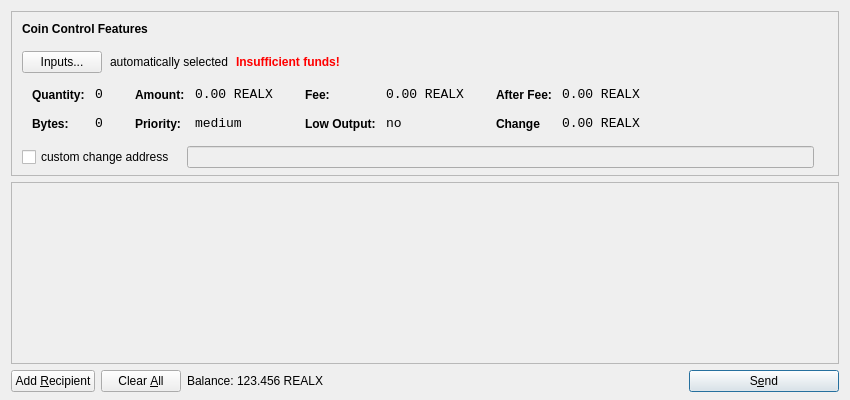
<?xml version="1.0" encoding="UTF-8"?>
<ui version="4.0">
 <class>SendCoinsDialog</class>
 <widget class="QDialog" name="SendCoinsDialog">
  <property name="geometry">
   <rect>
    <x>0</x>
    <y>0</y>
    <width>850</width>
    <height>400</height>
   </rect>
  </property>
  <property name="windowTitle">
   <string>Send Coins</string>
  </property>
  <layout class="QVBoxLayout" name="verticalLayout" stretch="0,1,0">
   <property name="bottomMargin">
    <number>8</number>
   </property>
   <item>
    <widget class="QFrame" name="frameCoinControl">
     <property name="sizePolicy">
      <sizepolicy hsizetype="Expanding" vsizetype="Expanding">
       <horstretch>0</horstretch>
       <verstretch>0</verstretch>
      </sizepolicy>
     </property>
     <property name="maximumSize">
      <size>
       <width>16777215</width>
       <height>16777215</height>
      </size>
     </property>
     <property name="frameShape">
      <enum>QFrame::StyledPanel</enum>
     </property>
     <property name="frameShadow">
      <enum>QFrame::Sunken</enum>
     </property>
     <layout class="QVBoxLayout" name="verticalLayoutCoinControl2">
      <property name="spacing">
       <number>-1</number>
      </property>
      <property name="leftMargin">
       <number>0</number>
      </property>
      <property name="topMargin">
       <number>0</number>
      </property>
      <property name="rightMargin">
       <number>0</number>
      </property>
      <property name="bottomMargin">
       <number>6</number>
      </property>
      <item>
       <layout class="QVBoxLayout" name="verticalLayoutCoinControl" stretch="0,0,0,0,1">
        <property name="spacing">
         <number>0</number>
        </property>
        <property name="leftMargin">
         <number>10</number>
        </property>
        <property name="topMargin">
         <number>10</number>
        </property>
        <item>
         <layout class="QHBoxLayout" name="horizontalLayoutCoinControl1">
          <property name="bottomMargin">
           <number>15</number>
          </property>
          <item>
           <widget class="QLabel" name="labelCoinControlFeatures">
            <property name="sizePolicy">
             <sizepolicy hsizetype="Preferred" vsizetype="Maximum">
              <horstretch>0</horstretch>
              <verstretch>0</verstretch>
             </sizepolicy>
            </property>
            <property name="font">
             <font>
              <weight>75</weight>
              <bold>true</bold>
             </font>
            </property>
            <property name="styleSheet">
             <string notr="true">font-weight:bold;</string>
            </property>
            <property name="text">
             <string>Coin Control Features</string>
            </property>
           </widget>
          </item>
         </layout>
        </item>
        <item>
         <layout class="QHBoxLayout" name="horizontalLayoutCoinControl2" stretch="0,0,0,0">
          <property name="spacing">
           <number>8</number>
          </property>
          <property name="bottomMargin">
           <number>10</number>
          </property>
          <item>
           <widget class="QPushButton" name="pushButtonCoinControl">
            <property name="styleSheet">
             <string notr="true"/>
            </property>
            <property name="text">
             <string>Inputs...</string>
            </property>
           </widget>
          </item>
          <item>
           <widget class="QLabel" name="labelCoinControlAutomaticallySelected">
            <property name="text">
             <string>automatically selected</string>
            </property>
            <property name="margin">
             <number>5</number>
            </property>
           </widget>
          </item>
          <item>
           <widget class="QLabel" name="labelCoinControlInsuffFunds">
            <property name="font">
             <font>
              <weight>75</weight>
              <bold>true</bold>
             </font>
            </property>
            <property name="styleSheet">
             <string notr="true">color:red;font-weight:bold;</string>
            </property>
            <property name="text">
             <string>Insufficient funds!</string>
            </property>
            <property name="margin">
             <number>5</number>
            </property>
           </widget>
          </item>
          <item>
           <spacer name="horizontalSpacerCoinControl">
            <property name="orientation">
             <enum>Qt::Horizontal</enum>
            </property>
            <property name="sizeHint" stdset="0">
             <size>
              <width>40</width>
              <height>1</height>
             </size>
            </property>
           </spacer>
          </item>
         </layout>
        </item>
        <item>
         <widget class="QWidget" name="widgetCoinControl" native="true">
          <property name="sizePolicy">
           <sizepolicy hsizetype="Preferred" vsizetype="Preferred">
            <horstretch>0</horstretch>
            <verstretch>0</verstretch>
           </sizepolicy>
          </property>
          <property name="minimumSize">
           <size>
            <width>0</width>
            <height>0</height>
           </size>
          </property>
          <property name="styleSheet">
           <string notr="true"/>
          </property>
          <layout class="QHBoxLayout" name="horizontalLayoutCoinControl5">
           <property name="margin">
            <number>0</number>
           </property>
           <item>
            <layout class="QHBoxLayout" name="horizontalLayoutCoinControl3" stretch="0,0,0,1">
             <property name="spacing">
              <number>20</number>
             </property>
             <property name="topMargin">
              <number>0</number>
             </property>
             <property name="bottomMargin">
              <number>10</number>
             </property>
             <item>
              <layout class="QFormLayout" name="formLayoutCoinControl1">
               <property name="horizontalSpacing">
                <number>10</number>
               </property>
               <property name="verticalSpacing">
                <number>14</number>
               </property>
               <property name="leftMargin">
                <number>10</number>
               </property>
               <property name="topMargin">
                <number>4</number>
               </property>
               <property name="rightMargin">
                <number>6</number>
               </property>
               <item row="0" column="0">
                <widget class="QLabel" name="labelCoinControlQuantityText">
                 <property name="styleSheet">
                  <string notr="true">font-weight:bold;</string>
                 </property>
                 <property name="text">
                  <string>Quantity:</string>
                 </property>
                 <property name="margin">
                  <number>0</number>
                 </property>
                </widget>
               </item>
               <item row="0" column="1">
                <widget class="QLabel" name="labelCoinControlQuantity">
                 <property name="font">
                  <font>
                   <family>Monospace</family>
                   <pointsize>10</pointsize>
                  </font>
                 </property>
                 <property name="cursor">
                  <cursorShape>IBeamCursor</cursorShape>
                 </property>
                 <property name="contextMenuPolicy">
                  <enum>Qt::ActionsContextMenu</enum>
                 </property>
                 <property name="text">
                  <string>0</string>
                 </property>
                 <property name="margin">
                  <number>0</number>
                 </property>
                 <property name="textInteractionFlags">
                  <set>Qt::LinksAccessibleByMouse|Qt::TextSelectableByKeyboard|Qt::TextSelectableByMouse</set>
                 </property>
                </widget>
               </item>
               <item row="1" column="0">
                <widget class="QLabel" name="labelCoinControlBytesText">
                 <property name="styleSheet">
                  <string notr="true">font-weight:bold;</string>
                 </property>
                 <property name="text">
                  <string>Bytes:</string>
                 </property>
                </widget>
               </item>
               <item row="1" column="1">
                <widget class="QLabel" name="labelCoinControlBytes">
                 <property name="font">
                  <font>
                   <family>Monospace</family>
                   <pointsize>10</pointsize>
                  </font>
                 </property>
                 <property name="cursor">
                  <cursorShape>IBeamCursor</cursorShape>
                 </property>
                 <property name="contextMenuPolicy">
                  <enum>Qt::ActionsContextMenu</enum>
                 </property>
                 <property name="text">
                  <string>0</string>
                 </property>
                 <property name="textInteractionFlags">
                  <set>Qt::LinksAccessibleByMouse|Qt::TextSelectableByKeyboard|Qt::TextSelectableByMouse</set>
                 </property>
                </widget>
               </item>
              </layout>
             </item>
             <item>
              <layout class="QFormLayout" name="formLayoutCoinControl2">
               <property name="horizontalSpacing">
                <number>10</number>
               </property>
               <property name="verticalSpacing">
                <number>14</number>
               </property>
               <property name="leftMargin">
                <number>6</number>
               </property>
               <property name="topMargin">
                <number>4</number>
               </property>
               <property name="rightMargin">
                <number>6</number>
               </property>
               <item row="0" column="0">
                <widget class="QLabel" name="labelCoinControlAmountText">
                 <property name="styleSheet">
                  <string notr="true">font-weight:bold;</string>
                 </property>
                 <property name="text">
                  <string>Amount:</string>
                 </property>
                 <property name="margin">
                  <number>0</number>
                 </property>
                </widget>
               </item>
               <item row="0" column="1">
                <widget class="QLabel" name="labelCoinControlAmount">
                 <property name="font">
                  <font>
                   <family>Monospace</family>
                   <pointsize>10</pointsize>
                  </font>
                 </property>
                 <property name="cursor">
                  <cursorShape>IBeamCursor</cursorShape>
                 </property>
                 <property name="contextMenuPolicy">
                  <enum>Qt::ActionsContextMenu</enum>
                 </property>
                 <property name="text">
                  <string>0.00 REALX</string>
                 </property>
                 <property name="textInteractionFlags">
                  <set>Qt::LinksAccessibleByMouse|Qt::TextSelectableByKeyboard|Qt::TextSelectableByMouse</set>
                 </property>
                </widget>
               </item>
               <item row="1" column="0">
                <widget class="QLabel" name="labelCoinControlPriorityText">
                 <property name="styleSheet">
                  <string notr="true">font-weight:bold;</string>
                 </property>
                 <property name="text">
                  <string>Priority:</string>
                 </property>
                </widget>
               </item>
               <item row="1" column="1">
                <widget class="QLabel" name="labelCoinControlPriority">
                 <property name="font">
                  <font>
                   <family>Monospace</family>
                   <pointsize>10</pointsize>
                  </font>
                 </property>
                 <property name="cursor">
                  <cursorShape>IBeamCursor</cursorShape>
                 </property>
                 <property name="contextMenuPolicy">
                  <enum>Qt::ActionsContextMenu</enum>
                 </property>
                 <property name="text">
                  <string>medium</string>
                 </property>
                 <property name="textInteractionFlags">
                  <set>Qt::LinksAccessibleByMouse|Qt::TextSelectableByKeyboard|Qt::TextSelectableByMouse</set>
                 </property>
                </widget>
               </item>
              </layout>
             </item>
             <item>
              <layout class="QFormLayout" name="formLayoutCoinControl3">
               <property name="horizontalSpacing">
                <number>10</number>
               </property>
               <property name="verticalSpacing">
                <number>14</number>
               </property>
               <property name="leftMargin">
                <number>6</number>
               </property>
               <property name="topMargin">
                <number>4</number>
               </property>
               <property name="rightMargin">
                <number>6</number>
               </property>
               <item row="0" column="0">
                <widget class="QLabel" name="labelCoinControlFeeText">
                 <property name="styleSheet">
                  <string notr="true">font-weight:bold;</string>
                 </property>
                 <property name="text">
                  <string>Fee:</string>
                 </property>
                 <property name="margin">
                  <number>0</number>
                 </property>
                </widget>
               </item>
               <item row="0" column="1">
                <widget class="QLabel" name="labelCoinControlFee">
                 <property name="font">
                  <font>
                   <family>Monospace</family>
                   <pointsize>10</pointsize>
                  </font>
                 </property>
                 <property name="cursor">
                  <cursorShape>IBeamCursor</cursorShape>
                 </property>
                 <property name="contextMenuPolicy">
                  <enum>Qt::ActionsContextMenu</enum>
                 </property>
                 <property name="text">
                  <string>0.00 REALX</string>
                 </property>
                 <property name="textInteractionFlags">
                  <set>Qt::LinksAccessibleByMouse|Qt::TextSelectableByKeyboard|Qt::TextSelectableByMouse</set>
                 </property>
                </widget>
               </item>
               <item row="1" column="0">
                <widget class="QLabel" name="labelCoinControlLowOutputText">
                 <property name="styleSheet">
                  <string notr="true">font-weight:bold;</string>
                 </property>
                 <property name="text">
                  <string>Low Output:</string>
                 </property>
                </widget>
               </item>
               <item row="1" column="1">
                <widget class="QLabel" name="labelCoinControlLowOutput">
                 <property name="font">
                  <font>
                   <family>Monospace</family>
                   <pointsize>10</pointsize>
                  </font>
                 </property>
                 <property name="cursor">
                  <cursorShape>IBeamCursor</cursorShape>
                 </property>
                 <property name="contextMenuPolicy">
                  <enum>Qt::ActionsContextMenu</enum>
                 </property>
                 <property name="text">
                  <string>no</string>
                 </property>
                 <property name="textInteractionFlags">
                  <set>Qt::LinksAccessibleByMouse|Qt::TextSelectableByKeyboard|Qt::TextSelectableByMouse</set>
                 </property>
                </widget>
               </item>
              </layout>
             </item>
             <item>
              <layout class="QFormLayout" name="formLayoutCoinControl4">
               <property name="horizontalSpacing">
                <number>10</number>
               </property>
               <property name="verticalSpacing">
                <number>14</number>
               </property>
               <property name="leftMargin">
                <number>6</number>
               </property>
               <property name="topMargin">
                <number>4</number>
               </property>
               <property name="rightMargin">
                <number>6</number>
               </property>
               <item row="0" column="0">
                <widget class="QLabel" name="labelCoinControlAfterFeeText">
                 <property name="styleSheet">
                  <string notr="true">font-weight:bold;</string>
                 </property>
                 <property name="text">
                  <string>After Fee:</string>
                 </property>
                 <property name="margin">
                  <number>0</number>
                 </property>
                </widget>
               </item>
               <item row="0" column="1">
                <widget class="QLabel" name="labelCoinControlAfterFee">
                 <property name="font">
                  <font>
                   <family>Monospace</family>
                   <pointsize>10</pointsize>
                  </font>
                 </property>
                 <property name="cursor">
                  <cursorShape>IBeamCursor</cursorShape>
                 </property>
                 <property name="contextMenuPolicy">
                  <enum>Qt::ActionsContextMenu</enum>
                 </property>
                 <property name="text">
                  <string>0.00 REALX</string>
                 </property>
                 <property name="textInteractionFlags">
                  <set>Qt::LinksAccessibleByMouse|Qt::TextSelectableByKeyboard|Qt::TextSelectableByMouse</set>
                 </property>
                </widget>
               </item>
               <item row="1" column="0">
                <widget class="QLabel" name="labelCoinControlChangeText">
                 <property name="styleSheet">
                  <string notr="true">font-weight:bold;</string>
                 </property>
                 <property name="text">
                  <string>Change</string>
                 </property>
                </widget>
               </item>
               <item row="1" column="1">
                <widget class="QLabel" name="labelCoinControlChange">
                 <property name="font">
                  <font>
                   <family>Monospace</family>
                   <pointsize>10</pointsize>
                  </font>
                 </property>
                 <property name="cursor">
                  <cursorShape>IBeamCursor</cursorShape>
                 </property>
                 <property name="contextMenuPolicy">
                  <enum>Qt::ActionsContextMenu</enum>
                 </property>
                 <property name="text">
                  <string>0.00 REALX</string>
                 </property>
                 <property name="textInteractionFlags">
                  <set>Qt::LinksAccessibleByMouse|Qt::TextSelectableByKeyboard|Qt::TextSelectableByMouse</set>
                 </property>
                </widget>
               </item>
              </layout>
             </item>
            </layout>
           </item>
          </layout>
         </widget>
        </item>
        <item>
         <layout class="QHBoxLayout" name="horizontalLayoutCoinControl4" stretch="0,0,0">
          <property name="spacing">
           <number>12</number>
          </property>
          <property name="sizeConstraint">
           <enum>QLayout::SetDefaultConstraint</enum>
          </property>
          <property name="topMargin">
           <number>5</number>
          </property>
          <property name="rightMargin">
           <number>5</number>
          </property>
          <item>
           <widget class="QCheckBox" name="checkBoxCoinControlChange">
            <property name="text">
             <string>custom change address</string>
            </property>
           </widget>
          </item>
          <item>
           <widget class="QLineEdit" name="lineEditCoinControlChange">
            <property name="enabled">
             <bool>false</bool>
            </property>
            <property name="sizePolicy">
             <sizepolicy hsizetype="Expanding" vsizetype="Fixed">
              <horstretch>0</horstretch>
              <verstretch>0</verstretch>
             </sizepolicy>
            </property>
           </widget>
          </item>
          <item>
           <widget class="QLabel" name="labelCoinControlChangeLabel">
            <property name="sizePolicy">
             <sizepolicy hsizetype="Preferred" vsizetype="Expanding">
              <horstretch>0</horstretch>
              <verstretch>0</verstretch>
             </sizepolicy>
            </property>
            <property name="minimumSize">
             <size>
              <width>0</width>
              <height>0</height>
             </size>
            </property>
            <property name="text">
             <string/>
            </property>
            <property name="margin">
             <number>3</number>
            </property>
           </widget>
          </item>
         </layout>
        </item>
        <item>
         <spacer name="verticalSpacerCoinControl">
          <property name="orientation">
           <enum>Qt::Vertical</enum>
          </property>
          <property name="sizeHint" stdset="0">
           <size>
            <width>800</width>
            <height>1</height>
           </size>
          </property>
         </spacer>
        </item>
       </layout>
      </item>
     </layout>
    </widget>
   </item>
   <item>
    <widget class="QScrollArea" name="scrollArea">
     <property name="widgetResizable">
      <bool>true</bool>
     </property>
     <widget class="QWidget" name="scrollAreaWidgetContents">
      <property name="geometry">
       <rect>
        <x>0</x>
        <y>0</y>
        <width>830</width>
        <height>165</height>
       </rect>
      </property>
      <layout class="QVBoxLayout" name="verticalLayout_2">
       <property name="margin">
        <number>0</number>
       </property>
       <item>
        <layout class="QVBoxLayout" name="entries">
         <property name="spacing">
          <number>6</number>
         </property>
        </layout>
       </item>
       <item>
        <spacer name="verticalSpacer">
         <property name="orientation">
          <enum>Qt::Vertical</enum>
         </property>
         <property name="sizeHint" stdset="0">
          <size>
           <width>20</width>
           <height>40</height>
          </size>
         </property>
        </spacer>
       </item>
      </layout>
     </widget>
    </widget>
   </item>
   <item>
    <layout class="QHBoxLayout" name="horizontalLayout">
     <item>
      <widget class="QPushButton" name="addButton">
       <property name="toolTip">
        <string>Send to multiple recipients at once</string>
       </property>
       <property name="text">
        <string>Add &amp;Recipient</string>
       </property>
       <property name="icon">
        <iconset resource="../bitcoin.qrc">
         <normaloff>:/icons/add</normaloff>:/icons/add</iconset>
       </property>
       <property name="autoDefault">
        <bool>false</bool>
       </property>
      </widget>
     </item>
     <item>
      <widget class="QPushButton" name="clearButton">
       <property name="sizePolicy">
        <sizepolicy hsizetype="Minimum" vsizetype="Fixed">
         <horstretch>0</horstretch>
         <verstretch>0</verstretch>
        </sizepolicy>
       </property>
       <property name="toolTip">
        <string>Remove all transaction fields</string>
       </property>
       <property name="text">
        <string>Clear &amp;All</string>
       </property>
       <property name="icon">
        <iconset resource="../bitcoin.qrc">
         <normaloff>:/icons/remove</normaloff>:/icons/remove</iconset>
       </property>
       <property name="autoRepeatDelay">
        <number>300</number>
       </property>
       <property name="autoDefault">
        <bool>false</bool>
       </property>
      </widget>
     </item>
     <item>
      <layout class="QHBoxLayout" name="horizontalLayout_2">
       <property name="spacing">
        <number>3</number>
       </property>
       <item>
        <widget class="QLabel" name="label">
         <property name="sizePolicy">
          <sizepolicy hsizetype="Preferred" vsizetype="Fixed">
           <horstretch>0</horstretch>
           <verstretch>0</verstretch>
          </sizepolicy>
         </property>
         <property name="text">
          <string>Balance:</string>
         </property>
        </widget>
       </item>
       <item>
        <widget class="QLabel" name="labelBalance">
         <property name="sizePolicy">
          <sizepolicy hsizetype="Preferred" vsizetype="Fixed">
           <horstretch>0</horstretch>
           <verstretch>0</verstretch>
          </sizepolicy>
         </property>
         <property name="cursor">
          <cursorShape>IBeamCursor</cursorShape>
         </property>
         <property name="text">
          <string>123.456 REALX</string>
         </property>
         <property name="textInteractionFlags">
          <set>Qt::LinksAccessibleByMouse|Qt::TextSelectableByKeyboard|Qt::TextSelectableByMouse</set>
         </property>
        </widget>
       </item>
      </layout>
     </item>
     <item>
      <spacer name="horizontalSpacer">
       <property name="orientation">
        <enum>Qt::Horizontal</enum>
       </property>
       <property name="sizeHint" stdset="0">
        <size>
         <width>40</width>
         <height>20</height>
        </size>
       </property>
      </spacer>
     </item>
     <item>
      <widget class="QPushButton" name="sendButton">
       <property name="minimumSize">
        <size>
         <width>150</width>
         <height>0</height>
        </size>
       </property>
       <property name="toolTip">
        <string>Confirm the send action</string>
       </property>
       <property name="text">
        <string>S&amp;end</string>
       </property>
       <property name="icon">
        <iconset resource="../bitcoin.qrc">
         <normaloff>:/icons/send</normaloff>:/icons/send</iconset>
       </property>
       <property name="default">
        <bool>true</bool>
       </property>
      </widget>
     </item>
    </layout>
   </item>
  </layout>
 </widget>
 <resources>
  <include location="../bitcoin.qrc"/>
 </resources>
 <connections/>
</ui>
